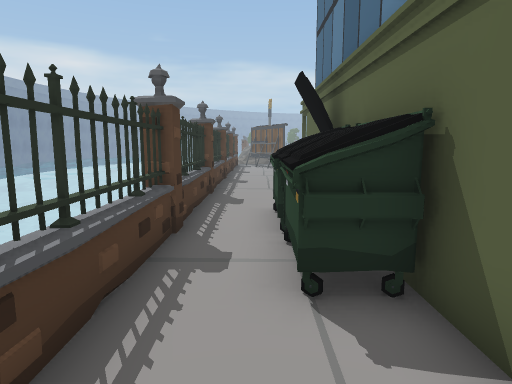
view 1 (above)

24 first-person views from a walk through a scene from a Unity 3-D project. The camera is 1.5 m above the floor, tilts 8° down and sees 75° across. The floor is counted in squares, 1 m on a side. Each view is taken from the middle of a square. On the plan, view 1 faces up. The plan holds only what a view shows up to about 15 squares ahead; the rest is blank. The place goes on beyond the plan. The player is left out. Some surface patterns are stand-ins.

view 2
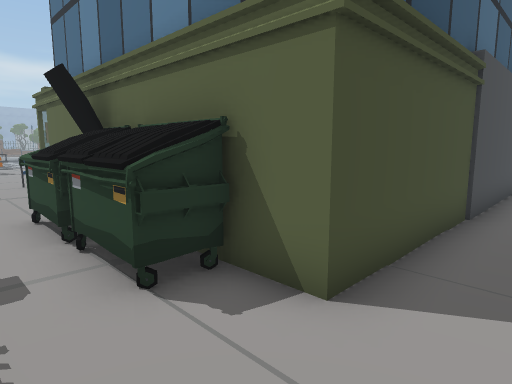

view 3
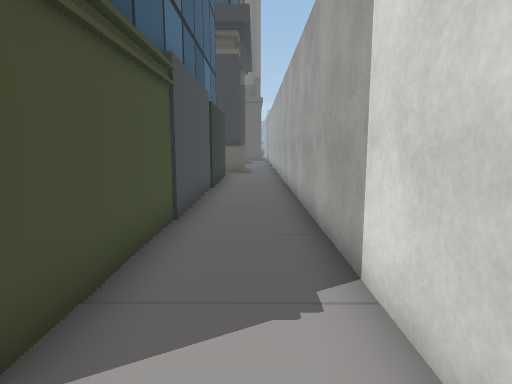

view 4
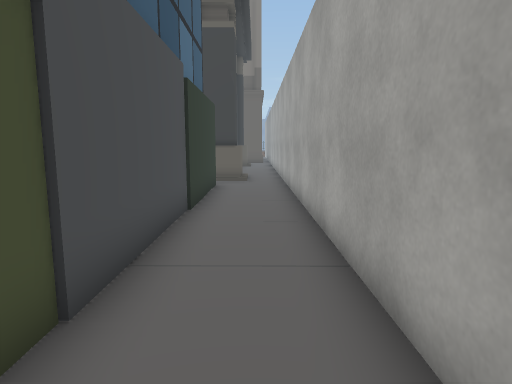

view 5
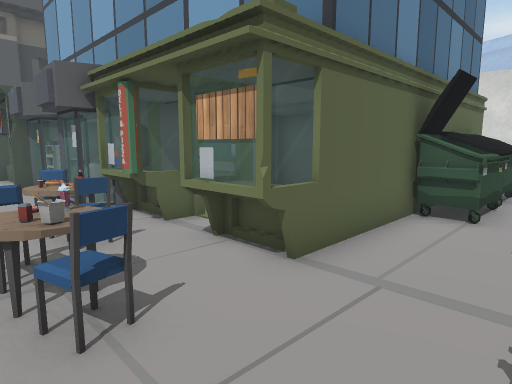

view 6
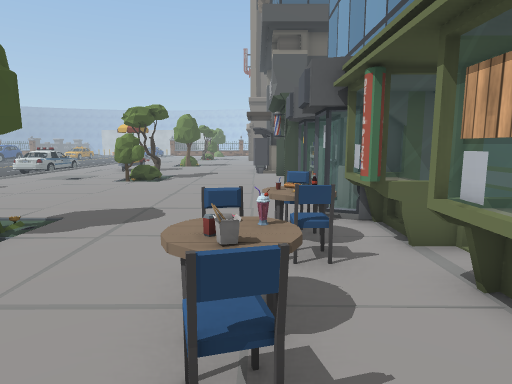

view 7
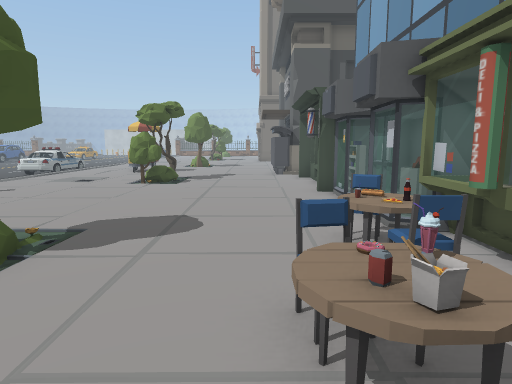

view 8
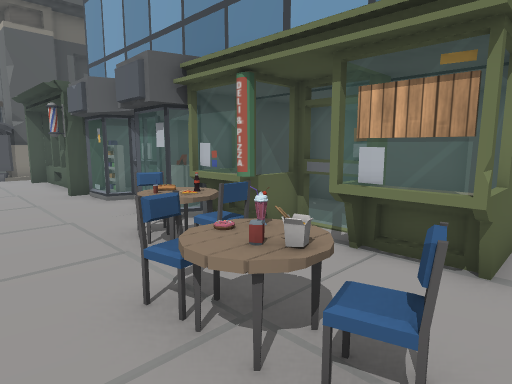

view 9
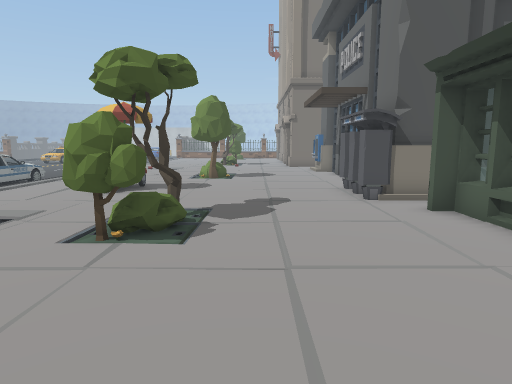

view 10
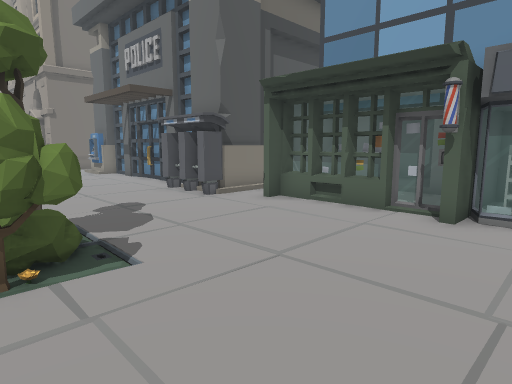

view 11
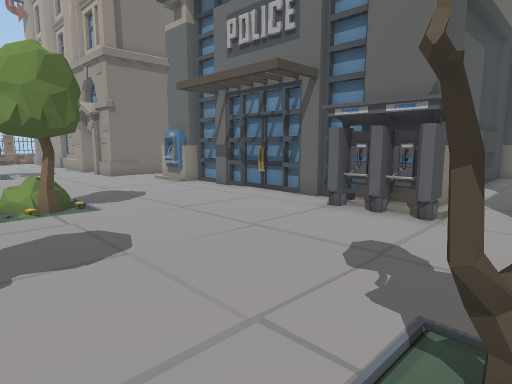

view 12
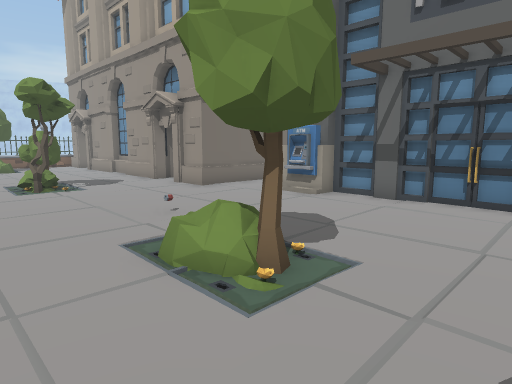

view 13
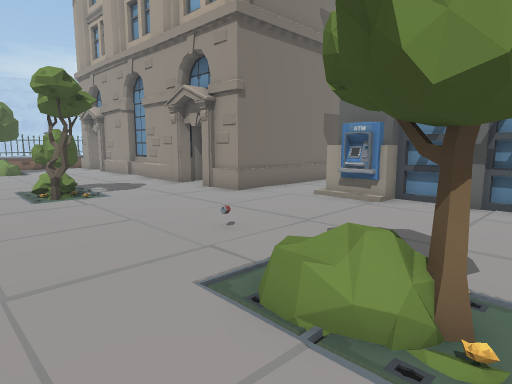

view 14
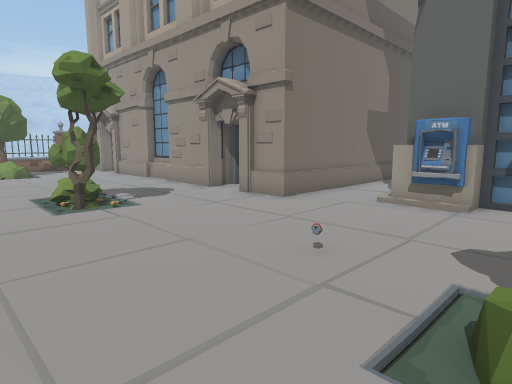

view 15
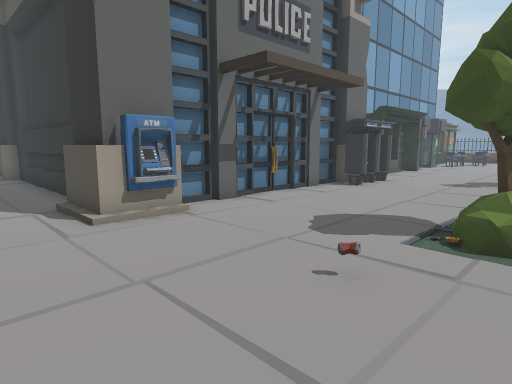

view 16
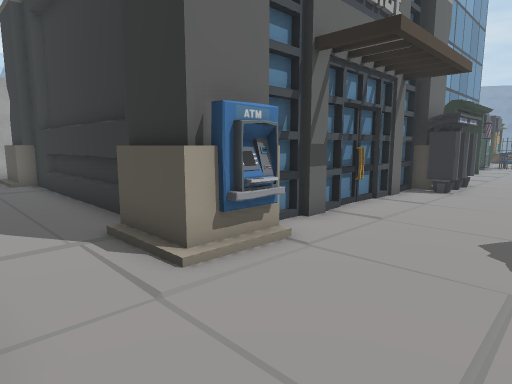

view 17
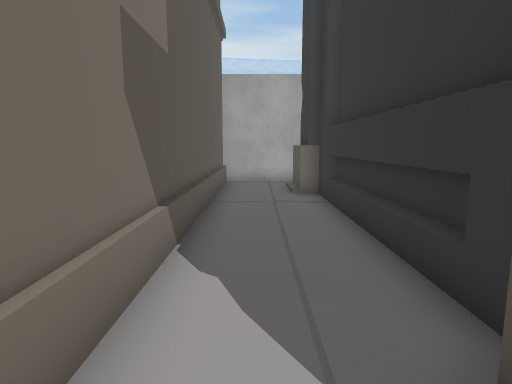

view 18
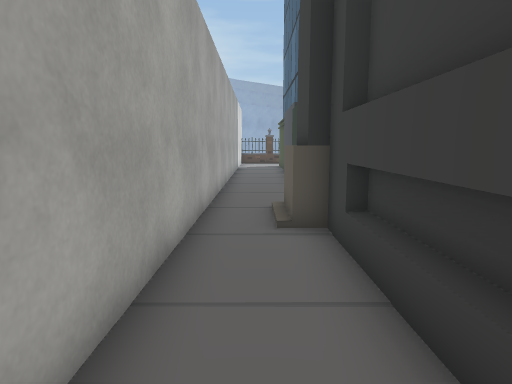

view 19
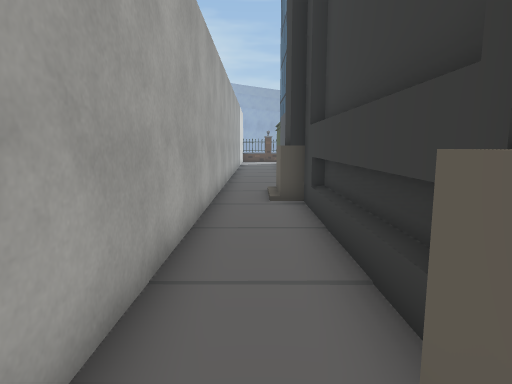

view 20
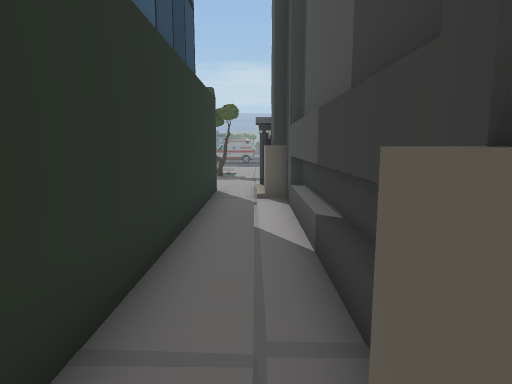

view 21
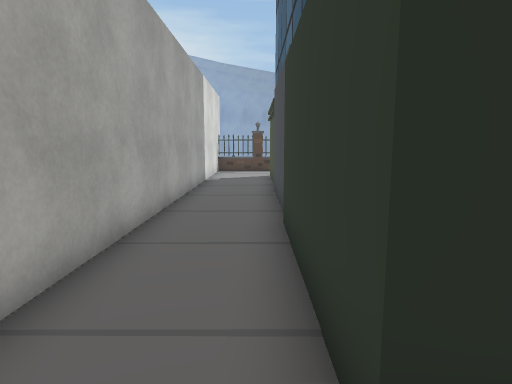

view 22
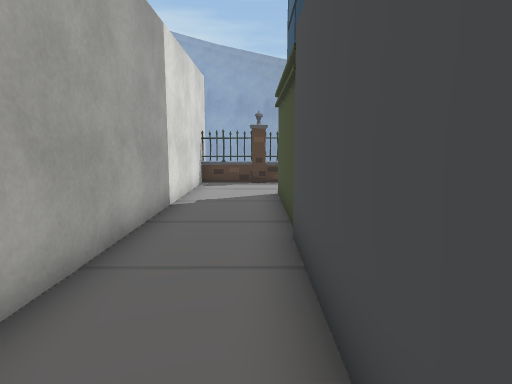

view 23
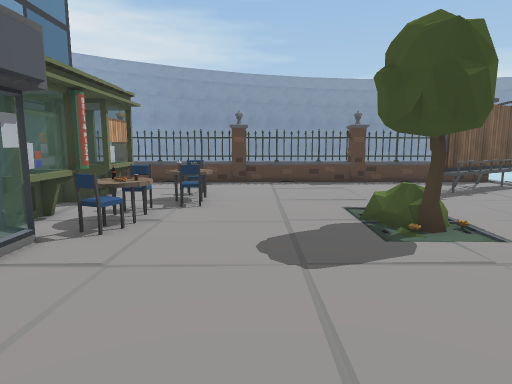

view 24
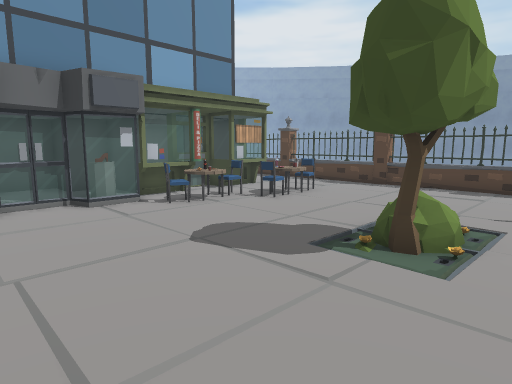

### Floor plan
Ten units are one square. View 1 is at (0, 0); x grows to the right and y downward. Boxes are objects, and circles mark ways between rooms. Rooms are numbered by the first view taken in them; rooms with no view inside come last. Other rooms are left out.
<svg viewBox="-23 -231 413 248">
<path fill="none" stroke="#000" d="M201 -133 201 -127 216 -127M164 -120 165 -125M158 -122 165 -122M167 -114 167 -16 17 -16 17 -34M215 -129 230 -129M223 -127 256 -127M135 -122 154 -122M136 -119 143 -119 144 -125M132 -125 165 -125M249 -129 264 -129M262 -127 278 -127 278 -133 285 -133M191 -49 191 -99 187 -100M85 -119 99 -119 101 -126M291 -106 291 -27M66 -118 69 -125 75 -125M288 -96 288 -40M54 -122 69 -122M183 -7 183 -27 188 -27 188 -113 183 -113M185 -7 185 -18M323 -147 341 -147M34 -116 34 -110 49 -110M33 -108 33 -116M294 -27 294 -9M296 -27 296 -6M282 -7 278 -7M356 -139 356 -147 364 -147M17 -72 17 -122 35 -122M358 -135 358 -141M275 12 325 12M323 4 323 -145 336 -145M-14 -226 -14 12M-18 12 186 12M196 -133 201 -133M50 -113 66 -113M18 -113 34 -113M201 -9 185 -9M261 -16 214 -16 212 -12M186 12 275 12M274 -13 201 -13 201 -7 185 -7M50 -116 50 -108M29 -74 56 -74 56 -83 67 -83 67 -122M18 -122 18 -83 27 -83 27 -78M103 -92 103 -102 116 -102 116 -117M67 -122 68 -102 80 -102 80 -90 95 -90M69 -122 67 -118M129 -95 135 -95M135 -83 146 -83M151 -86 153 -95 165 -95 165 -116"/>
<rect x="5" y="-55" width="10" height="30" fill="#bbb"><title>other object</title></rect>
<rect x="5" y="-85" width="10" height="30" fill="#bbb"><title>other object</title></rect>
<rect x="5" y="-145" width="10" height="10" fill="#bbb"><title>other object</title></rect>
<rect x="5" y="-225" width="10" height="10" fill="#bbb"><title>other object</title></rect>
<rect x="15" y="-145" width="10" height="10" fill="#bbb"><title>other object</title></rect>
<rect x="15" y="-225" width="10" height="10" fill="#bbb"><title>other object</title></rect>
<rect x="25" y="-125" width="10" height="10" fill="#bbb"><title>other object</title></rect>
<rect x="25" y="-135" width="10" height="10" fill="#bbb"><title>other object</title></rect>
<rect x="25" y="-145" width="10" height="10" fill="#bbb"><title>other object</title></rect>
<rect x="25" y="-155" width="10" height="10" fill="#bbb"><title>other object</title></rect>
<rect x="35" y="-135" width="10" height="10" fill="#bbb"><title>other object</title></rect>
<rect x="35" y="-145" width="10" height="10" fill="#bbb"><title>other object</title></rect>
<rect x="45" y="-125" width="10" height="10" fill="#bbb"><title>other object</title></rect>
<rect x="45" y="-135" width="10" height="10" fill="#bbb"><title>other object</title></rect>
<rect x="45" y="-145" width="10" height="10" fill="#bbb"><title>other object</title></rect>
<rect x="45" y="-195" width="20" height="10" fill="#bbb"><title>other object</title></rect>
<rect x="55" y="-135" width="10" height="10" fill="#bbb"><title>other object</title></rect>
<rect x="65" y="-135" width="10" height="10" fill="#bbb"><title>other object</title></rect>
<rect x="115" y="-125" width="10" height="10" fill="#bbb"><title>other object</title></rect>
<rect x="135" y="-205" width="30" height="20" fill="#bbb"><title>other object</title></rect>
<rect x="165" y="-135" width="10" height="20" fill="#bbb"><title>other object</title></rect>
<rect x="175" y="-145" width="30" height="10" fill="#bbb"><title>other object</title></rect>
<rect x="185" y="-135" width="30" height="20" fill="#bbb"><title>other object</title></rect>
<rect x="195" y="-225" width="20" height="20" fill="#bbb"><title>other object</title></rect>
<rect x="225" y="-125" width="10" height="10" fill="#bbb"><title>other object</title></rect>
<rect x="235" y="-125" width="50" height="10" fill="#bbb"><title>other object</title></rect>
<rect x="245" y="-195" width="20" height="10" fill="#bbb"><title>other object</title></rect>
<rect x="285" y="-135" width="10" height="20" fill="#bbb"><title>other object</title></rect>
<rect x="285" y="-145" width="10" height="10" fill="#bbb"><title>other object</title></rect>
<rect x="325" y="-145" width="10" height="10" fill="#bbb"><title>other object</title></rect>
<rect x="345" y="-205" width="30" height="30" fill="#bbb"><title>other object</title></rect>
<rect x="355" y="-145" width="20" height="20" fill="#bbb"><title>other object</title></rect>
<rect x="375" y="-145" width="10" height="10" fill="#bbb"><title>other object</title></rect>
<rect x="75" y="-125" width="10" height="10" fill="#bbb"><title>other object</title></rect>
<rect x="105" y="-125" width="10" height="10" fill="#bbb"><title>other object</title></rect>
<circle cx="190" cy="0" r="3" fill="#2a7"/>
<circle cx="270" cy="0" r="3" fill="#2a7"/>
<text x="180" y="-140">1</text>
<text x="230" y="0">2</text>
<text x="50" y="-90">3</text>
<text x="90" y="-110">4</text>
<text x="140" y="-100">5</text>
</svg>
Room 1 opens to room 2.

Where each view was taken, in squares from view 1:
view 1: 0 up, 0 right, facing up
view 2: 0 up, 1 left, facing up-right
view 3: 0 up, 0 right, facing right
view 4: 0 up, 4 right, facing right
view 5: 15 up, 1 left, facing down-right
view 6: 14 up, 0 right, facing right
view 7: 15 up, 1 right, facing right
view 8: 16 up, 1 right, facing down-right
view 9: 17 up, 9 right, facing right
view 10: 20 up, 10 right, facing down-right
view 11: 21 up, 16 right, facing down-right
view 12: 22 up, 22 right, facing down-right
view 13: 22 up, 24 right, facing down-right
view 14: 22 up, 26 right, facing down-right
view 15: 20 up, 32 right, facing down-left
view 16: 17 up, 32 right, facing down-left
view 17: 13 up, 31 right, facing down
view 18: 0 up, 26 right, facing left
view 19: 0 up, 29 right, facing left
view 20: 2 up, 18 right, facing up
view 21: 1 up, 18 right, facing left
view 22: 1 up, 12 right, facing left
view 23: 16 up, 12 right, facing left
view 24: 21 up, 11 right, facing down-left
